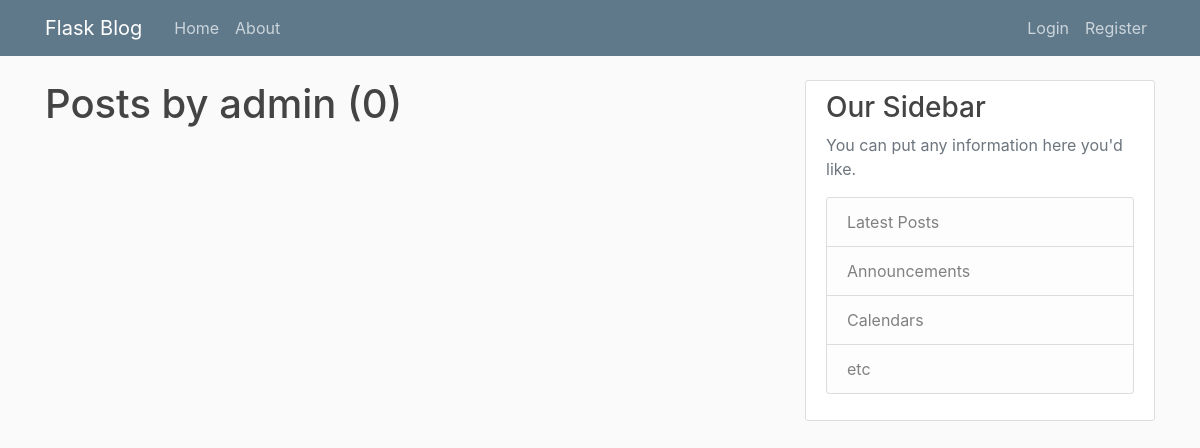
Page /user/admin on the earlier database version.
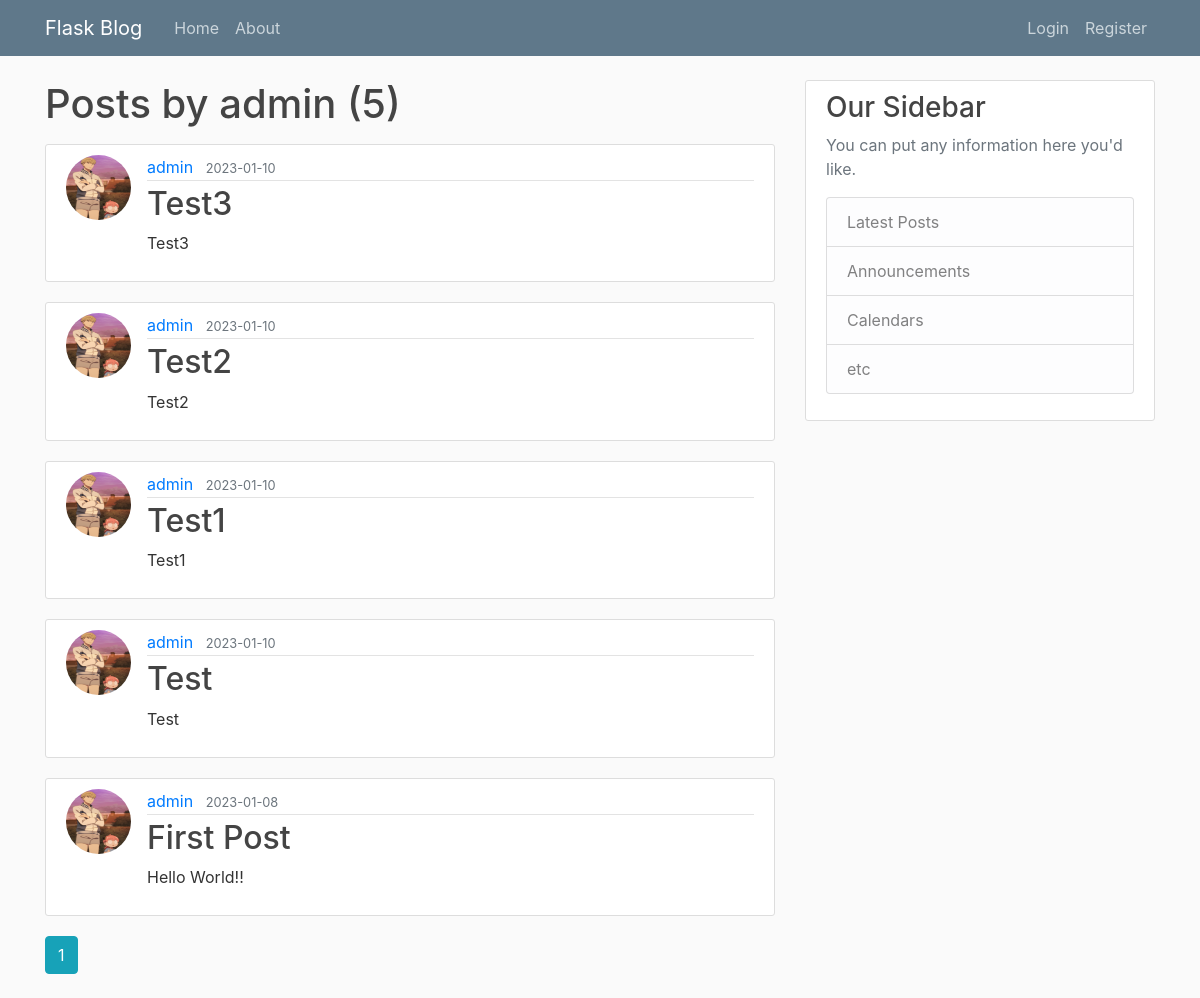
Same page on the later database version.
### flaskblog/models.py (models this page shows, shortened)
class Post(db.Model):
    id = db.Column(db.Integer, primary_key=True)
    title = db.Column(db.String(100), nullable=False)
    date_posted = db.Column(db.DateTime, nullable=False, default=datetime.utcnow)
    content = db.Column(db.Text, nullable=False)
    user_id = db.Column(db.Integer, db.ForeignKey('user.id'), nullable=False)

class User(db.Model, UserMixin):
    id = db.Column(db.Integer, primary_key=True)
    username = db.Column(db.String(20), unique=True, nullable=False)
    email = db.Column(db.String(120), unique=True, nullable=False)
    image_file = db.Column(db.String(20), nullable=False, default='default.jpg')
    password = db.Column(db.String(60), nullable=False)
    posts = db.relationship('Post', backref='author', lazy=True)

### flaskblog/users/routes.py (the view)
@users.route("/user/<string:username>")
def user_posts(username):
    page = request.args.get('page', 1, type=int)
    user = User.query.filter_by(username=username).first_or_404()
    posts = Post.query.filter_by(author=user).order_by(Post.date_posted.desc()).paginate(page=page, per_page=5)
    return render_template('user_posts.html', posts=posts, user=user)

### flaskblog/templates/user_posts.html
{% extends "layout.html" %}
{% block content %}
    <h1 class="mb-3">Posts by {{ user.username }} ({{ posts.total }})</h1>
    {% for post in posts.items %}
        <article class="media content-section">
          <img class="rounded-circle article-img" src="{{ url_for('static', filename='profile_pics/' + post.author.image_file) }}">
          <div class="media-body">
            <div class="article-metadata">
              <a class="mr-2" href="{{ url_for('users.user_posts', username=post.author.username) }}">{{ post.author.username }}</a>
              <small class="text-muted">{{ post.date_posted.strftime('%Y-%m-%d') }}</small>
            </div>
            <h2><a class="article-title" href="{{ url_for('posts.post', post_id=post.id) }}">{{ post.title }}</a></h2>
            <p class="article-content">{{ post.content }}</p>
          </div>
        </article>
    {% endfor %}
    {% for page_num in posts.iter_pages(left_edge=1, right_edge=1, left_current=1, right_current=2) %}
      {% if page_num %}
        {% if posts.page == page_num %}
          <a class="btn btn-info mb-4" href="{{ url_for('users.user_posts', username=user.username, page=page_num) }}">{{ page_num }}</a>
        {% else %}
          <a class="btn btn-outline-info mb-4" href="{{ url_for('users.user_posts', username=user.username, page=page_num) }}">{{ page_num }}</a>
        {% endif %}
      {% else %}
        ...
      {% endif %}
    {% endfor %}
{% endblock content %}

Differences in the rows shown:
added Post: image_file (picture), author.username "admin", date_posted "2023-01-10", title "Test3", content "Test3"
added Post: image_file (picture), author.username "admin", date_posted "2023-01-10", title "Test2", content "Test2"
added Post: image_file (picture), author.username "admin", date_posted "2023-01-10", title "Test1", content "Test1"
added Post: image_file (picture), author.username "admin", date_posted "2023-01-10", title "Test", content "Test"
added Post: image_file (picture), author.username "admin", date_posted "2023-01-08", title "First Post", content "Hello World!!"
Other differences:
{{ posts.total }}: "0" → "5"
new list line: "1"
